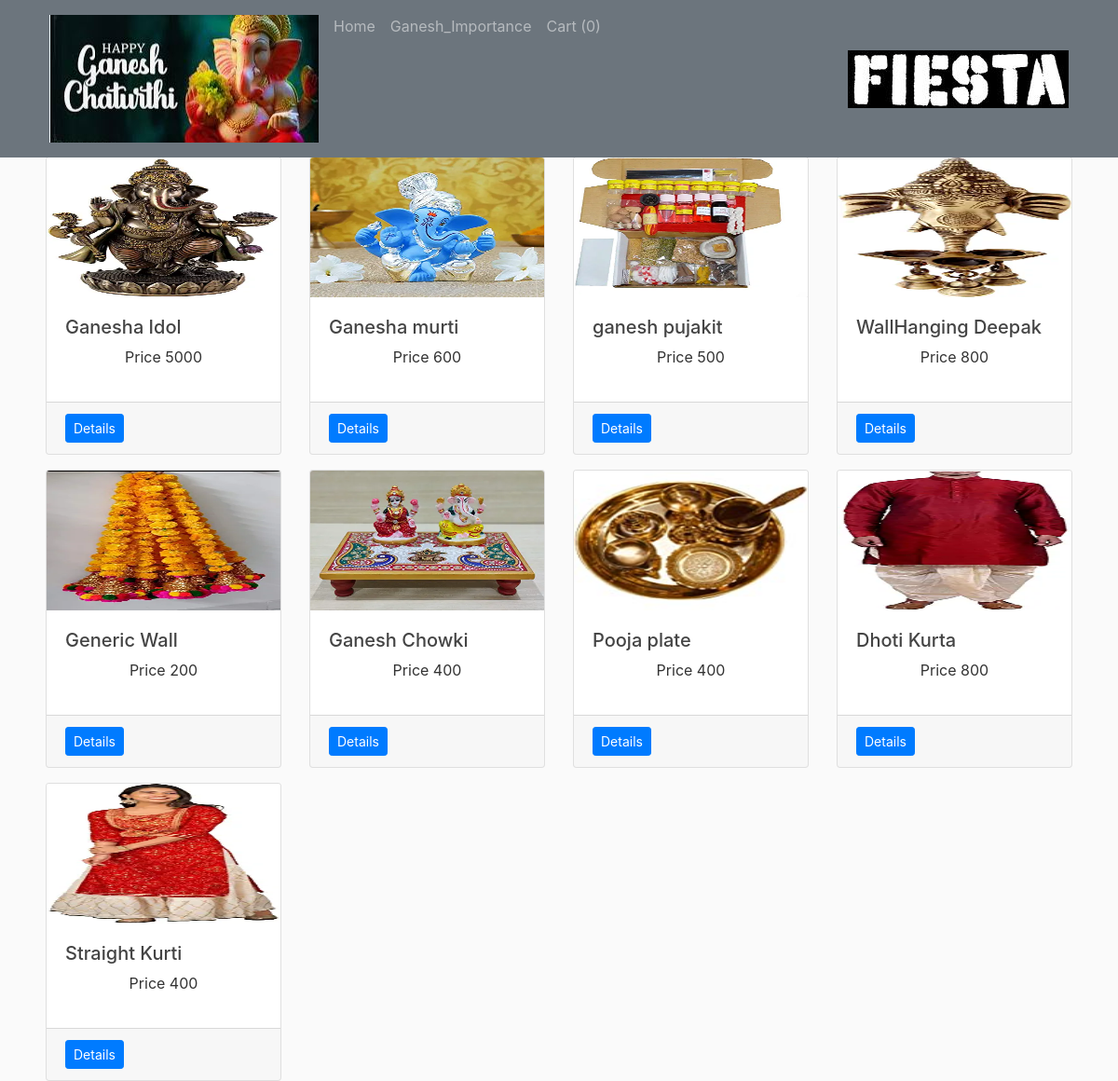
/ganeshchaturthi, run on the app's committed database.
### database.py (models this page shows, shortened)
class Ganeshchaturthi(db.Model,UserMixin):
	id = db.Column(db.Integer,primary_key=True)
	image = db.Column(db.String(120),nullable=False)
	name = db.Column(db.String(120),nullable=False,unique=True)
	types = db.Column(db.String(120),nullable=False)
	category = db.Column(db.String(120),nullable=False)
	price = db.Column(db.Integer,nullable=False)
	companyname = db.Column(db.String(120),nullable=False)
	quantity = db.Column(db.Integer,nullable=False)
	detail = db.Column(db.String(200),nullable=False)
	username = db.Column(db.String(120),nullable=False)

### new.py (the view)
@app.route("/ganeshchaturthi")
def ganeshchaturthi():
	return render_template('ganeshchaturthi.html',products=Ganeshchaturthi.query.all())

### template/ganeshchaturthi.html (shortened to what this page needs)
<!DOCTYPE html>
<html>
<head>
    <link rel="stylesheet" href="https://stackpath.bootstrapcdn.com/bootstrap/4.4.1/css/bootstrap.min.css">
    <link rel="stylesheet" type="text/css" href="{{url_for('static', filename='main.css')}}">
</head>
<body >
  <nav class="navbar navbar-expand-md navbar-dark bg-secondary fixed-top"  >
    <div class="container">
      <div class="collapse navbar-collapse" id="navbarToggle">
         <div class="navbar-nav mr-auto" >
          <img class="nav-item nav-link"  src="{{url_for('static', filename='ganesh/gan1.jpg')}}"  />
          <div class="navbar-nav mr-auto" >
          <a class="nav-item nav-link" href="/home1" >Home</a>
          <a class="nav-item nav-link" href="/ganeshimp">Ganesh_Importance</a>
          <a class="nav-link" href="/carts" tableindex="-1" >Cart ({{session['Shoppingcart']|length}})</a>
        </div>
        </div>
        <div class="navbar-nav ">
            <img class="nav-item nav-link" src="{{url_for('static', filename='new3.jpg')}}" />
         </div>
      </div>
    </div>
  </nav>
	<main role="main" class="container">
  <div class="row">
{% for product in products %}
  <div class="col-md-3 mt-3">
      <div class="card">
        <img src="{{url_for('static',filename=product.image)}}" alt="{{product.name}}"class="card-img-top" height="150">
         <div class="card-body">
           <h5 class="text-cent">{{product.name}}</h5>
           <p class="text-center">Price {{product.price}}</p>
         </div>
         <div class="card-footer">
            <a href="{{url_for('single_page3',id=product.id)}}" class="float-left btn btn-sm btn-primary">Details</a>
         </div>
      </div>
  </div>
  {% endfor %} </div>
</main>
</body>
</html>

### static/main.css (style rules this page uses)
body { background: #fafafa; color: #333333; margin-top: 5rem; }
h1, h2, h3, h4, h5, h6 { color: #444444; }
.row { display: flex; flex-wrap: wrap; padding: 0 4px; }

### data on the page
Ganeshchaturthi: image (picture), name "Ganesha Idol", price "5000"
Ganeshchaturthi: image (picture), name "Ganesha murti", price "600"
Ganeshchaturthi: image (picture), name "ganesh pujakit", price "500"
Ganeshchaturthi: image (picture), name "WallHanging Deepak", price "800"
Ganeshchaturthi: image (picture), name "Generic Wall", price "200"
Ganeshchaturthi: image (picture), name "Ganesh Chowki", price "400"
Ganeshchaturthi: image (picture), name "Pooja plate", price "400"
Ganeshchaturthi: image (picture), name "Dhoti Kurta", price "800"
Ganeshchaturthi: image (picture), name "Straight Kurti", price "400"

### other printed values
{{ session['Shoppingcart']|length }} "0"
